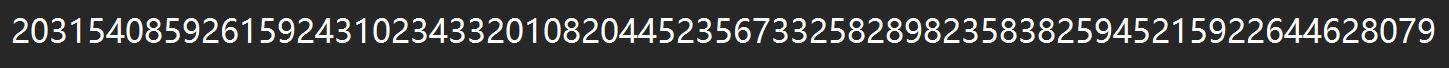
#> input picture 课程作业/Python/class/experiment_2/num.jpg, 1449 x 68 px
$ python improve_recnum.py
#> lines starting #> are read from the running program, lines starting #| are printed output that depends on the picture; after the words box and inside, x2 and y2 are one past the last pixel; in counts of white or black regions, pixels touching at a corner belong together
import cv2
import numpy as np
import pytesseract
from PIL import Image

pytesseract.pytesseract.tesseract_cmd = r'D:/Program Files/Tesseract-OCR/tesseract.exe'

# 图像预处理
def preprocess_image(image_path):
#> called with image_path = './num.jpg'
    image = cv2.imread(image_path, cv2.IMREAD_GRAYSCALE)
#> image: shape (68, 1449); min 39, max 255, mean 65.5
    if image is None:
        raise FileNotFoundError(f"无法加载图像: {image_path}")
    image = cv2.adaptiveThreshold(image, 255, cv2.ADAPTIVE_THRESH_GAUSSIAN_C, cv2.THRESH_BINARY, 11, 2)
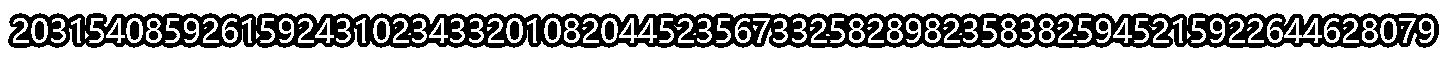
#> image: shape (68, 1449); 67.4% white; 42 black regions, largest, box (x1, y1, x2, y2) and area: (8, 13, 1439, 48) 29035, (35, 21, 44, 40) 148, (130, 21, 139, 40) 148
    return image

# 识别数字
def recognize_digits(image_path):
    image = preprocess_image(image_path)
    # 使用Tesseract OCR进行数字识别
    custom_config = r'--oem 3 --psm 7 outputbase digits'
    recognized_digits_str = pytesseract.image_to_string(image, config=custom_config)
    return recognized_digits_str

# 解密
def decrypt(encrypted_text):
    decrypted_text = ''
    for i in range(0, len(encrypted_text), 5):
        if i+5 <= len(encrypted_text):
            unicode_val = int(encrypted_text[i:i+5])
            decrypted_text += chr(unicode_val)
    return decrypted_text

# 主函数
def main():
    image_path = './num.jpg'  # 输入图像路径
    try:
        recognized_digits_str = recognize_digits(image_path)
        recognized_digits_str = ''.join(filter(str.isdigit, recognized_digits_str))  # 过滤非数字字符
        print("Recognized Digits:", recognized_digits_str)
        # recognized_digits_str = "203154085926159243102343320108204452356733258289823583825945215922644628079"
        decrypted_text = decrypt(recognized_digits_str)
        print("Decrypted Text:", decrypted_text)
    except FileNotFoundError as e:
        print(e)
    except Exception as e:
        print(f"发生错误: {e}")

if __name__ == "__main__":
    main()
